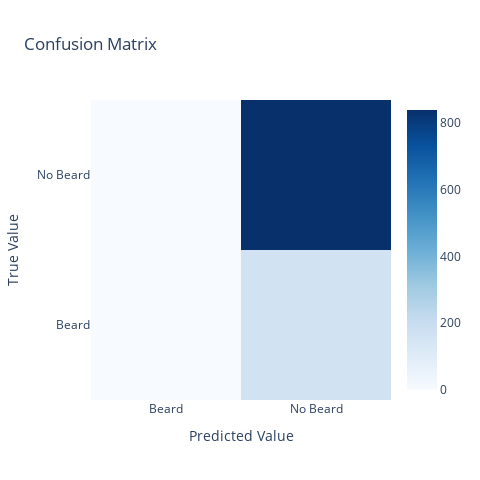
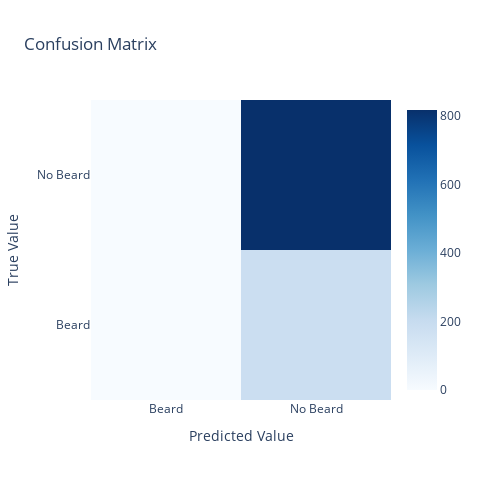

Notebook code for these charts, in order:
### Code cell
print_cofusion_matrix(mlp_1_2)

### Figure 1 — Plotly figure (JSON) as saved in the notebook; plotly's stock layout.template omitted (floating-point values rounded to 4 significant figures)
{"data": [{"colorscale": [[0, "rgb(247,251,255)"], [0.125, "rgb(222,235,247)"], [0.25, "rgb(198,219,239)"], [0.375, "rgb(158,202,225)"], [0.5, "rgb(107,174,214)"], [0.625, "rgb(66,146,198)"], [0.75, "rgb(33,113,181)"], [0.875, "rgb(8,81,156)"], [1, "rgb(8,48,107)"]], "type": "heatmap", "x": ["Beard", "No Beard"], "y": ["Beard", "No Beard"], "z": [[0, 161], [0, 839]]}], "layout": {"height": 480, "title": {"text": "Confusion Matrix"}, "width": 480, "xaxis": {"title": {"text": "Predicted Value"}}, "yaxis": {"title": {"text": "True Value"}}}}

### Figure 2 — Plotly figure (JSON) as saved in the notebook; plotly's stock layout.template omitted (floating-point values rounded to 4 significant figures)
{"data": [{"colorscale": [[0, "rgb(247,251,255)"], [0.125, "rgb(222,235,247)"], [0.25, "rgb(198,219,239)"], [0.375, "rgb(158,202,225)"], [0.5, "rgb(107,174,214)"], [0.625, "rgb(66,146,198)"], [0.75, "rgb(33,113,181)"], [0.875, "rgb(8,81,156)"], [1, "rgb(8,48,107)"]], "type": "heatmap", "x": ["Beard", "No Beard"], "y": ["Beard", "No Beard"], "z": [[0, 183], [0, 817]]}], "layout": {"height": 480, "title": {"text": "Confusion Matrix"}, "width": 480, "xaxis": {"title": {"text": "Predicted Value"}}, "yaxis": {"title": {"text": "True Value"}}}}
